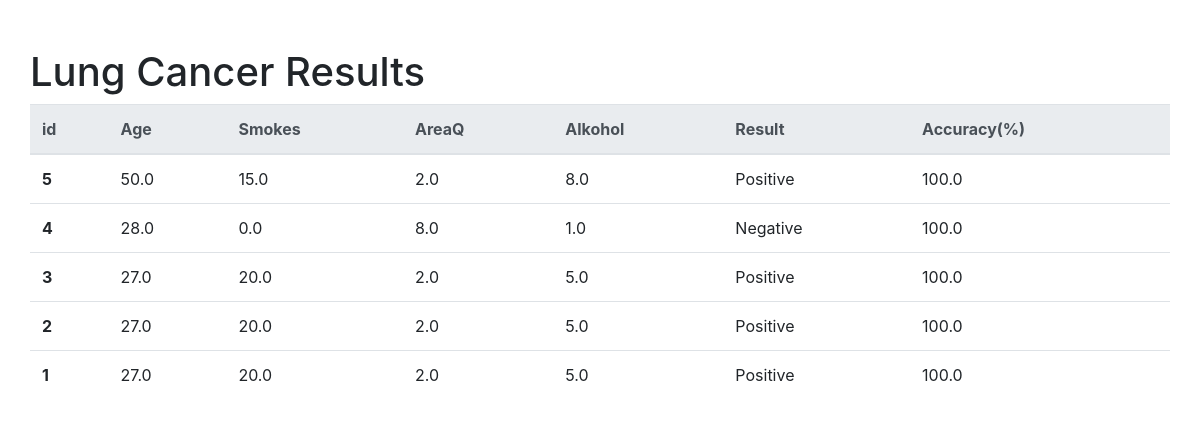
Page /predict_lung/results_lung/ on the committed database.
### lungDiease/models.py (models this page shows, shortened)
class LungPredResults(models.Model):
    Age = models.FloatField()
    Smokes = models.FloatField()
    AreaQ = models.FloatField()
    Alkohol = models.FloatField()
    PredictRes = models.CharField(max_length=30)
    Accuracy = models.FloatField()

### lungDiease/views.py (the view)
# urls.py: path('predict_lung/results_lung/', views.view_lung)
def view_lung(request):
    data = {"dataset": LungPredResults.objects.all().order_by("-id")}
    return render(request, "dbview/dblung.html", data)

### templates/dbview/dblung.html (shortened to what this page needs)
<!DOCTYPE html>
<html lang="en">
<head>
    <link rel="stylesheet" href="https://stackpath.bootstrapcdn.com/bootstrap/4.1.3/css/bootstrap.min.css">
</head>
<body>
    <div class="container pt-5">
        <div class="row">
            <h1>Lung Cancer Results</h1>
            <table class="table table-hover">
                <thead class="thead-light">
                    <tr>
                        <th scope="col">id</th>
                        <th scope="col">Age</th>
                        <th scope="col">Smokes</th>
                        <th scope="col">AreaQ</th>
                        <th scope="col">Alkohol</th>
                        <th scope="col">Result</th>
                        <th scope="col">Accuracy(%)</th>
                    </tr>
                </thead>
                <tbody>
                    {% for data in dataset %}
                    <tr>
                        <th scope="row">{{ data.id }}</th>
                        <td>{{ data.Age }}</td>
                        <td>{{ data.Smokes }}</td>
                        <td>{{ data.AreaQ }}</td>
                        <td>{{ data.Alkohol }}</td>
                        <td>{{ data.PredictRes }}</td>
                        <td>{{ data.Accuracy }}</td>
                    </tr>
                    {% endfor %}
                </tbody>
            </table>
        </div>
    </div>
</body>
</html>

### rows in the picture
LungPredResults: id "5", Age "50.0", Smokes "15.0", AreaQ "2.0", Alkohol "8.0", PredictRes "Positive", Accuracy "100.0"
LungPredResults: id "4", Age "28.0", Smokes "0.0", AreaQ "8.0", Alkohol "1.0", PredictRes "Negative", Accuracy "100.0"
LungPredResults: id "3", Age "27.0", Smokes "20.0", AreaQ "2.0", Alkohol "5.0", PredictRes "Positive", Accuracy "100.0"
LungPredResults: id "2", Age "27.0", Smokes "20.0", AreaQ "2.0", Alkohol "5.0", PredictRes "Positive", Accuracy "100.0"
LungPredResults: id "1", Age "27.0", Smokes "20.0", AreaQ "2.0", Alkohol "5.0", PredictRes "Positive", Accuracy "100.0"
